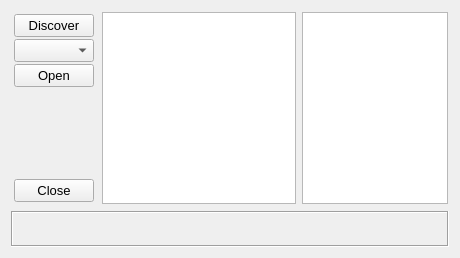
<?xml version="1.0" encoding="UTF-8"?>
<ui version="4.0">
 <class>HatDiscovery</class>
 <widget class="QWidget" name="HatDiscovery">
  <property name="geometry">
   <rect>
    <x>0</x>
    <y>0</y>
    <width>460</width>
    <height>254</height>
   </rect>
  </property>
  <property name="font">
   <font>
    <pointsize>10</pointsize>
   </font>
  </property>
  <property name="windowTitle">
   <string>Discover Hats</string>
  </property>
  <layout class="QVBoxLayout" name="verticalLayout">
   <item>
    <widget class="QFrame" name="fraDiscover">
     <property name="sizePolicy">
      <sizepolicy hsizetype="Preferred" vsizetype="Minimum">
       <horstretch>0</horstretch>
       <verstretch>0</verstretch>
      </sizepolicy>
     </property>
     <property name="maximumSize">
      <size>
       <width>16777215</width>
       <height>16777215</height>
      </size>
     </property>
     <property name="frameShape">
      <enum>QFrame::NoFrame</enum>
     </property>
     <property name="frameShadow">
      <enum>QFrame::Raised</enum>
     </property>
     <layout class="QHBoxLayout" name="horizontalLayout_6" stretch="2,8,6">
      <property name="leftMargin">
       <number>1</number>
      </property>
      <property name="topMargin">
       <number>1</number>
      </property>
      <property name="rightMargin">
       <number>1</number>
      </property>
      <property name="bottomMargin">
       <number>1</number>
      </property>
      <item>
       <widget class="QFrame" name="frame_4">
        <property name="sizePolicy">
         <sizepolicy hsizetype="Preferred" vsizetype="Minimum">
          <horstretch>0</horstretch>
          <verstretch>0</verstretch>
         </sizepolicy>
        </property>
        <property name="frameShape">
         <enum>QFrame::NoFrame</enum>
        </property>
        <property name="frameShadow">
         <enum>QFrame::Plain</enum>
        </property>
        <layout class="QVBoxLayout" name="verticalLayout_4">
         <property name="spacing">
          <number>2</number>
         </property>
         <property name="leftMargin">
          <number>2</number>
         </property>
         <property name="topMargin">
          <number>2</number>
         </property>
         <property name="rightMargin">
          <number>2</number>
         </property>
         <property name="bottomMargin">
          <number>2</number>
         </property>
         <item>
          <widget class="QPushButton" name="cmdDiscover">
           <property name="text">
            <string>Discover</string>
           </property>
          </widget>
         </item>
         <item>
          <widget class="QComboBox" name="cmbFilter">
           <property name="toolTip">
            <string>Device filter</string>
           </property>
          </widget>
         </item>
         <item>
          <widget class="QPushButton" name="cmdOpen">
           <property name="text">
            <string>Open</string>
           </property>
          </widget>
         </item>
         <item>
          <spacer name="verticalSpacer_2">
           <property name="orientation">
            <enum>Qt::Vertical</enum>
           </property>
           <property name="sizeHint" stdset="0">
            <size>
             <width>20</width>
             <height>40</height>
            </size>
           </property>
          </spacer>
         </item>
         <item>
          <widget class="QPushButton" name="cmdClose">
           <property name="text">
            <string>Close</string>
           </property>
          </widget>
         </item>
        </layout>
       </widget>
      </item>
      <item>
       <widget class="QListWidget" name="listWidget">
        <property name="sizePolicy">
         <sizepolicy hsizetype="Expanding" vsizetype="Minimum">
          <horstretch>0</horstretch>
          <verstretch>0</verstretch>
         </sizepolicy>
        </property>
        <property name="maximumSize">
         <size>
          <width>200</width>
          <height>16777215</height>
         </size>
        </property>
        <property name="font">
         <font>
          <family>Courier 10 Pitch</family>
          <pointsize>8</pointsize>
         </font>
        </property>
       </widget>
      </item>
      <item>
       <widget class="QTextEdit" name="textEdit">
        <property name="sizePolicy">
         <sizepolicy hsizetype="Expanding" vsizetype="Minimum">
          <horstretch>0</horstretch>
          <verstretch>0</verstretch>
         </sizepolicy>
        </property>
        <property name="maximumSize">
         <size>
          <width>16777215</width>
          <height>16777215</height>
         </size>
        </property>
        <property name="font">
         <font>
          <family>Courier 10 Pitch</family>
          <pointsize>8</pointsize>
         </font>
        </property>
        <property name="autoFillBackground">
         <bool>false</bool>
        </property>
        <property name="verticalScrollBarPolicy">
         <enum>Qt::ScrollBarAsNeeded</enum>
        </property>
        <property name="horizontalScrollBarPolicy">
         <enum>Qt::ScrollBarAlwaysOff</enum>
        </property>
        <property name="readOnly">
         <bool>true</bool>
        </property>
        <property name="tabStopWidth">
         <number>10</number>
        </property>
       </widget>
      </item>
     </layout>
    </widget>
   </item>
   <item>
    <widget class="QFrame" name="fraInfoStat">
     <property name="maximumSize">
      <size>
       <width>16777215</width>
       <height>36</height>
      </size>
     </property>
     <property name="font">
      <font>
       <pointsize>10</pointsize>
      </font>
     </property>
     <property name="frameShape">
      <enum>QFrame::Box</enum>
     </property>
     <property name="frameShadow">
      <enum>QFrame::Sunken</enum>
     </property>
     <layout class="QVBoxLayout" name="verticalLayout_6">
      <property name="spacing">
       <number>0</number>
      </property>
      <property name="leftMargin">
       <number>0</number>
      </property>
      <property name="topMargin">
       <number>0</number>
      </property>
      <property name="rightMargin">
       <number>0</number>
      </property>
      <property name="bottomMargin">
       <number>0</number>
      </property>
      <item>
       <widget class="QLabel" name="lblInfo">
        <property name="sizePolicy">
         <sizepolicy hsizetype="Preferred" vsizetype="Minimum">
          <horstretch>0</horstretch>
          <verstretch>0</verstretch>
         </sizepolicy>
        </property>
        <property name="minimumSize">
         <size>
          <width>400</width>
          <height>16</height>
         </size>
        </property>
        <property name="maximumSize">
         <size>
          <width>16777215</width>
          <height>16</height>
         </size>
        </property>
        <property name="font">
         <font>
          <family>Courier 10 Pitch</family>
          <pointsize>8</pointsize>
         </font>
        </property>
        <property name="text">
         <string/>
        </property>
        <property name="margin">
         <number>2</number>
        </property>
       </widget>
      </item>
      <item>
       <widget class="QLabel" name="lblStatus">
        <property name="sizePolicy">
         <sizepolicy hsizetype="Preferred" vsizetype="Minimum">
          <horstretch>0</horstretch>
          <verstretch>0</verstretch>
         </sizepolicy>
        </property>
        <property name="minimumSize">
         <size>
          <width>400</width>
          <height>16</height>
         </size>
        </property>
        <property name="maximumSize">
         <size>
          <width>16777215</width>
          <height>16</height>
         </size>
        </property>
        <property name="font">
         <font>
          <family>Courier 10 Pitch</family>
          <pointsize>8</pointsize>
         </font>
        </property>
        <property name="text">
         <string/>
        </property>
        <property name="margin">
         <number>2</number>
        </property>
       </widget>
      </item>
     </layout>
    </widget>
   </item>
  </layout>
 </widget>
 <resources/>
 <connections/>
</ui>
